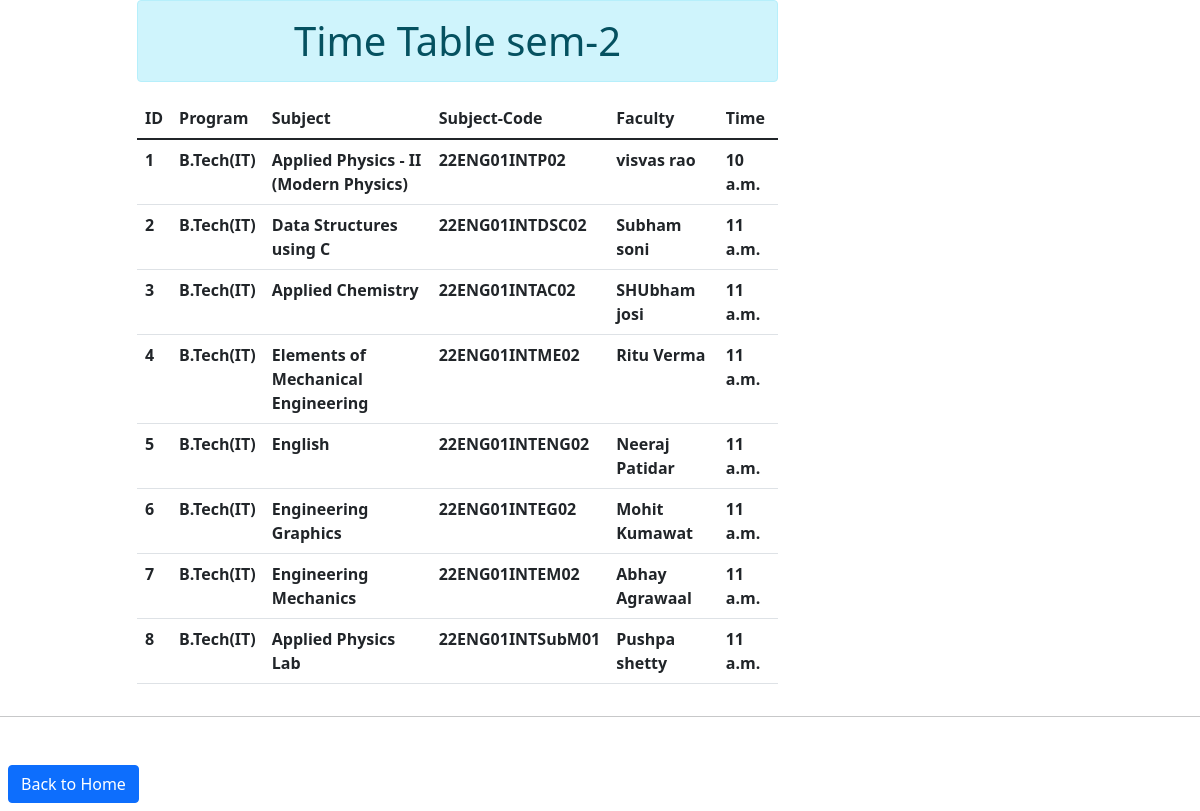
Page /sem2 (signed in) on the committed database.
### timetableA/models.py (models this page shows)
class Sem2(models.Model):
    user = models.ForeignKey(User, on_delete=models.CASCADE,null=True)
    Program = models.CharField(max_length= 50)
    subject_code = models.CharField(max_length=50,null=True)
    subject = models.CharField(max_length=50)
    Faculty = models.CharField(max_length=50,null=True)
    time = models.TimeField(null=True)
    class Meta:
        verbose_name = 'Sem2'
        verbose_name_plural = 'Sem2'

### timetableA/views.py (the view)
# urls.py: path('sem2',views.sem2,name='sem2'),
@login_required
def sem2(request):
    timetablesem2 = Sem2.objects.all()
    return render(request, 'sem2.html',{'timetablesem2':timetablesem2})

### Templates/sem2.html (shortened to what this page needs)
<!DOCTYPE html>
<html lang="en">
<head>
    <link href="https://cdn.jsdelivr.net/npm/bootstrap@5.1.3/dist/css/bootstrap.min.css" rel="stylesheet">
</head>
<body>
    <!DOCTYPE html>
<html lang="en">
<head>
    <link href="https://cdn.jsdelivr.net/npm/bootstrap@5.1.3/dist/css/bootstrap.min.css" rel="stylesheet">
</head>
<body>
        <div class="container">
            <div class="row">
                <div class="col-sm-7 offset-1">
                    <h1 class="text-center alert alert-info">Time Table sem-2</h1>
                    {% if timetablesem2 %}
                    <table class="table table-hover">
                        <thead>
                          <tr>
                            <th scope="col">ID</th>
                            <th scope="col">Program</th>
                            <th scope="col">Subject</th>
                            <th scope="col">Subject-Code</th>
                            <th scope="col">Faculty</th>
                            <th scope="col">Time</th>
                          </tr>
                        </thead>
                        <tbody>
                            {% for st in timetablesem2 %}
                          <tr>
                            <th scope="row">{{st.id}}</th>
                            <th scope="row">{{st.Program}}</th>
                            <th scope="row">{{st.subject}}</th>
                            <th scope="row">{{st.subject_code}}</th>
                            <th scope="col">{{st.Faculty}}</th>
                            <th scope="row">{{st.time}}</th>
                          </tr>
                          {% endfor %}
                        </tbody>
                      </table>
                    {% else %}
                    <h1 class='text-center alert alert-danger'>no data</h1>
                    {% endif %}
                </div>
            </div>
        </div>
        <hr><br>
        <a  class="btn btn-primary m-2" href="{% url 'home' %}">Back to Home</a>
</body>
</html>
</body>
</html>

### rows in the picture
Sem2: id "1", Program "B.Tech(IT)", subject "Applied Physics - II (Modern Physics)", subject_code "22ENG01INTP02", Faculty "visvas rao", time "10 a.m."
Sem2: id "2", Program "B.Tech(IT)", subject "Data Structures using C", subject_code "22ENG01INTDSC02", Faculty "Subham soni", time "11 a.m."
Sem2: id "3", Program "B.Tech(IT)", subject "Applied Chemistry", subject_code "22ENG01INTAC02", Faculty "SHUbham josi", time "11 a.m."
Sem2: id "4", Program "B.Tech(IT)", subject "Elements of Mechanical Engineering", subject_code "22ENG01INTME02", Faculty "Ritu Verma", time "11 a.m."
Sem2: id "5", Program "B.Tech(IT)", subject "English", subject_code "22ENG01INTENG02", Faculty "Neeraj Patidar", time "11 a.m."
Sem2: id "6", Program "B.Tech(IT)", subject "Engineering Graphics", subject_code "22ENG01INTEG02", Faculty "Mohit Kumawat", time "11 a.m."
Sem2: id "7", Program "B.Tech(IT)", subject "Engineering Mechanics", subject_code "22ENG01INTEM02", Faculty "Abhay Agrawaal", time "11 a.m."
Sem2: id "8", Program "B.Tech(IT)", subject "Applied Physics Lab", subject_code "22ENG01INTSubM01", Faculty "Pushpa shetty", time "11 a.m."
